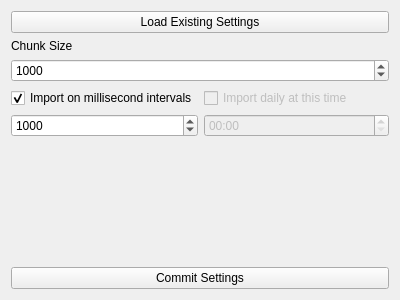
<?xml version="1.0" encoding="UTF-8"?>
<ui version="4.0">
 <class>OpenOrderHeaderQueryInputWidget</class>
 <widget class="QWidget" name="OpenOrderHeaderQueryInputWidget">
  <property name="geometry">
   <rect>
    <x>0</x>
    <y>0</y>
    <width>400</width>
    <height>300</height>
   </rect>
  </property>
  <property name="windowTitle">
   <string>Form</string>
  </property>
  <layout class="QGridLayout" name="gridLayout">
   <item row="0" column="0" colspan="2">
    <widget class="QPushButton" name="loadExistingSettingsButton">
     <property name="text">
      <string>Load Existing Settings</string>
     </property>
    </widget>
   </item>
   <item row="1" column="0" colspan="2">
    <widget class="QLabel" name="chunkSizeLabel">
     <property name="text">
      <string>Chunk Size</string>
     </property>
    </widget>
   </item>
   <item row="2" column="0" colspan="2">
    <widget class="QSpinBox" name="chunkSizeSpinBox">
     <property name="minimum">
      <number>1</number>
     </property>
     <property name="maximum">
      <number>2147483647</number>
     </property>
     <property name="singleStep">
      <number>1000</number>
     </property>
     <property name="value">
      <number>1000</number>
     </property>
    </widget>
   </item>
   <item row="3" column="0">
    <widget class="QCheckBox" name="importIntervalCheckBox">
     <property name="text">
      <string>Import on millisecond intervals</string>
     </property>
     <property name="checked">
      <bool>true</bool>
     </property>
    </widget>
   </item>
   <item row="3" column="1">
    <widget class="QCheckBox" name="importDailyCheckBox">
     <property name="enabled">
      <bool>false</bool>
     </property>
     <property name="text">
      <string>Import daily at this time</string>
     </property>
    </widget>
   </item>
   <item row="4" column="0">
    <widget class="QSpinBox" name="importIntervalSpinBox">
     <property name="minimum">
      <number>1</number>
     </property>
     <property name="maximum">
      <number>2147483647</number>
     </property>
     <property name="singleStep">
      <number>1000</number>
     </property>
     <property name="value">
      <number>1000</number>
     </property>
    </widget>
   </item>
   <item row="4" column="1">
    <widget class="QTimeEdit" name="importTimeEdit">
     <property name="enabled">
      <bool>false</bool>
     </property>
     <property name="displayFormat">
      <string>hh:mm</string>
     </property>
    </widget>
   </item>
   <item row="5" column="0">
    <spacer name="verticalSpacer">
     <property name="orientation">
      <enum>Qt::Vertical</enum>
     </property>
     <property name="sizeHint" stdset="0">
      <size>
       <width>20</width>
       <height>123</height>
      </size>
     </property>
    </spacer>
   </item>
   <item row="6" column="0" colspan="2">
    <widget class="QPushButton" name="commitSettingsButton">
     <property name="text">
      <string>Commit Settings</string>
     </property>
    </widget>
   </item>
  </layout>
 </widget>
 <tabstops>
  <tabstop>loadExistingSettingsButton</tabstop>
  <tabstop>chunkSizeSpinBox</tabstop>
  <tabstop>importIntervalCheckBox</tabstop>
  <tabstop>importDailyCheckBox</tabstop>
  <tabstop>importIntervalSpinBox</tabstop>
  <tabstop>importTimeEdit</tabstop>
  <tabstop>commitSettingsButton</tabstop>
 </tabstops>
 <resources/>
 <connections/>
</ui>
